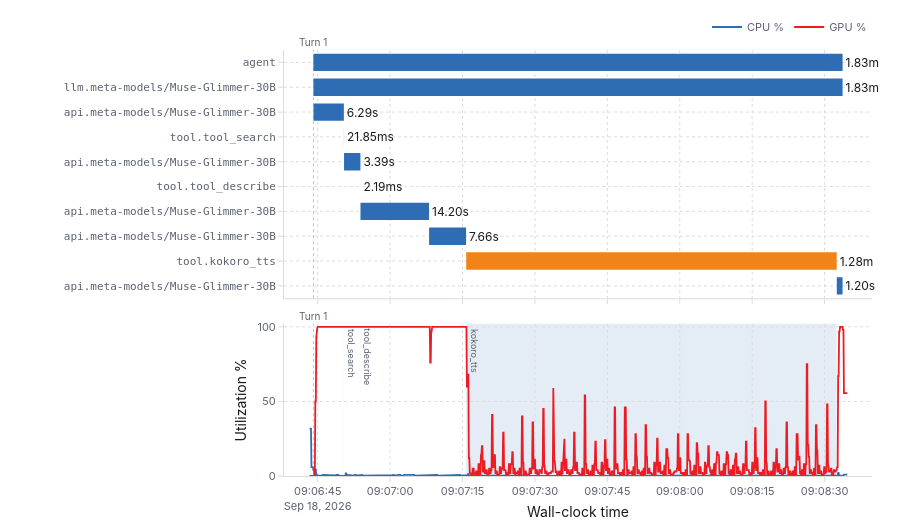

Write notebook code for a chart like this one.
### Code cell
import importlib, sys, os, logging, warnings

sys.path.insert(0, os.path.abspath("utils"))

logging.disable(logging.WARNING)   # mute Streamlit's "missing ScriptRunContext" etc.
warnings.filterwarnings("ignore")  # mute plotly/mlflow UserWarning/FutureWarning etc.

import hermes_profiler
importlib.reload(hermes_profiler)          # pick up edits without a kernel restart

SESSION_ID = None   # a run ID, or None to auto-fetch the latest session
hermes_profiler.show_session_overview(SESSION_ID)

logging.disable(logging.NOTSET)

### Figure 1 — Plotly figure (JSON) as saved in the notebook; plotly's stock layout.template omitted (floating-point values rounded to 4 significant figures; data arrays with more than 128 entries replaced by an {"elided": "..."} marker saying what was removed)
{"data": [{"base": ["2026-09-18T09:06:44.108645293", "2026-09-18T09:06:44.114442607", "2026-09-18T09:06:44.127159884", "2026-09-18T09:06:50.427272681", "2026-09-18T09:06:50.456385692", "2026-09-18T09:06:53.852177968", "2026-09-18T09:06:53.860706970", "2026-09-18T09:07:08.075181430", "2026-09-18T09:07:15.766415440", "2026-09-18T09:08:32.524536894"], "cliponaxis": false, "hoverinfo": "text", "hovertext": ["<b>agent</b><br>turn: 1<br>type: AGENT<br>start: 09:06:44.108<br>duration: 1.83m", "<b>llm.meta-models/Muse-Glimmer-30B</b><br>turn: 1<br>type: LLM<br>start: 09:06:44.114<br>duration: 1.83m", "<b>api.meta-models/Muse-Glimmer-30B</b><br>turn: 1<br>type: LLM<br>start: 09:06:44.127<br>duration: 6.29s", "<b>tool.tool_search</b><br>turn: 1<br>type: TOOL<br>start: 09:06:50.427<br>duration: 21.85ms", "<b>api.meta-models/Muse-Glimmer-30B</b><br>turn: 1<br>type: LLM<br>start: 09:06:50.456<br>duration: 3.39s", "<b>tool.tool_describe</b><br>turn: 1<br>type: TOOL<br>start: 09:06:53.852<br>duration: 2.19ms", "<b>api.meta-models/Muse-Glimmer-30B</b><br>turn: 1<br>type: LLM<br>start: 09:06:53.860<br>duration: 14.20s", "<b>api.meta-models/Muse-Glimmer-30B</b><br>turn: 1<br>type: LLM<br>start: 09:07:08.075<br>duration: 7.66s", "<b>tool.kokoro_tts</b><br>turn: 1<br>type: TOOL<br>start: 09:07:15.766<br>duration: 1.28m", "<b>api.meta-models/Muse-Glimmer-30B</b><br>turn: 1<br>type: LLM<br>start: 09:08:32.524<br>duration: 1.20s"], "marker": {"color": ["#2E6DB4", "#2E6DB4", "#2E6DB4", "#F08418", "#2E6DB4", "#F08418", "#2E6DB4", "#2E6DB4", "#F08418", "#2E6DB4"]}, "orientation": "h", "showlegend": false, "text": ["1.83m", "1.83m", "6.29s", "21.85ms", "3.39s", "2.19ms", "14.20s", "7.66s", "1.28m", "1.20s"], "textposition": "outside", "type": "bar", "x": [109600.0, 109600.0, 6290.0, 21.85, 3392.0, 2.19, 14200.0, 7664.0, 76750.0, 1197.0], "xaxis": "x", "y": [0, 1, 2, 3, 4, 5, 6, 7, 8, 9], "yaxis": "y"}, {"hovertemplate": "CPU %{y:.1f}%<br>%{x|%H:%M:%S.%L}<extra></extra>", "line": {"color": "#2E6DB4", "width": 1.8}, "mode": "lines", "name": "CPU %", "type": "scatter", "x": {"elided": "1115 str values"}, "xaxis": "x2", "y": {"elided": "1115 float values"}, "yaxis": "y2"}, {"hovertemplate": "GPU %{y:.1f}%<br>%{x|%H:%M:%S.%L}<extra></extra>", "line": {"color": "#ED1C24", "width": 1.8}, "mode": "lines", "name": "GPU %", "type": "scatter", "x": {"elided": "1115 str values"}, "xaxis": "x2", "y": {"elided": "1115 float values"}, "yaxis": "y2"}], "layout": {"annotations": [{"font": {"color": "#5B6270", "size": 9}, "showarrow": false, "text": "tool_search", "textangle": 90, "x": "2026-09-18T09:06:50.427272681", "xanchor": "left", "xref": "x2", "y": 100, "yanchor": "top", "yref": "y2"}, {"font": {"color": "#5B6270", "size": 9}, "showarrow": false, "text": "tool_describe", "textangle": 90, "x": "2026-09-18T09:06:53.852177968", "xanchor": "left", "xref": "x2", "y": 100, "yanchor": "top", "yref": "y2"}, {"font": {"color": "#5B6270", "size": 9}, "showarrow": false, "text": "kokoro_tts", "textangle": 90, "x": "2026-09-18T09:07:15.766415440", "xanchor": "left", "xref": "x2", "y": 100, "yanchor": "top", "yref": "y2"}, {"font": {"color": "#5B6270", "size": 10}, "showarrow": false, "text": "Turn 1", "x": "2026-09-18T09:06:44.108645293", "xanchor": "center", "xref": "x", "y": 1, "yanchor": "bottom", "yref": "y domain"}, {"font": {"color": "#5B6270", "size": 10}, "showarrow": false, "text": "Turn 1", "x": "2026-09-18T09:06:44.108645293", "xanchor": "center", "xref": "x2", "y": 1, "yanchor": "bottom", "yref": "y2 domain"}], "bargap": 0.3, "font": {"color": "#1A1A1A", "family": "-apple-system, BlinkMacSystemFont, \"Segoe UI\", Roboto, Helvetica, Arial, sans-serif", "size": 12}, "height": 520, "hoverlabel": {"bgcolor": "#FFFFFF", "bordercolor": "#D9DCE1", "font": {"color": "#1A1A1A", "size": 12}}, "hovermode": "x unified", "legend": {"bgcolor": "rgba(0,0,0,0)", "borderwidth": 0, "font": {"color": "#5B6270", "size": 11}, "orientation": "h", "x": 1, "xanchor": "right", "y": 1.02, "yanchor": "bottom"}, "margin": {"b": 44, "l": 284, "r": 28, "t": 48}, "paper_bgcolor": "#FFFFFF", "plot_bgcolor": "#FFFFFF", "shapes": [{"fillcolor": "rgba(46,109,180,0.13)", "layer": "below", "line": {"width": 0}, "opacity": 1, "type": "rect", "x0": "2026-09-18T09:06:50.427272681", "x1": "2026-09-18T09:06:50.449272681", "xref": "x2", "y0": 0, "y1": 1, "yref": "y2 domain"}, {"fillcolor": "rgba(240,132,24,0.15)", "layer": "below", "line": {"width": 0}, "opacity": 1, "type": "rect", "x0": "2026-09-18T09:06:53.852177968", "x1": "2026-09-18T09:06:53.862177968", "xref": "x2", "y0": 0, "y1": 1, "yref": "y2 domain"}, {"fillcolor": "rgba(46,109,180,0.13)", "layer": "below", "line": {"width": 0}, "opacity": 1, "type": "rect", "x0": "2026-09-18T09:07:15.766415440", "x1": "2026-09-18T09:08:32.512415440", "xref": "x2", "y0": 0, "y1": 1, "yref": "y2 domain"}, {"line": {"color": "rgba(120,120,120,0.45)", "dash": "dot", "width": 1}, "type": "line", "x0": "2026-09-18T09:06:44.108645293", "x1": "2026-09-18T09:06:44.108645293", "xref": "x", "y0": 0, "y1": 1, "yref": "y domain"}, {"line": {"color": "rgba(120,120,120,0.45)", "dash": "dot", "width": 1}, "type": "line", "x0": "2026-09-18T09:06:44.108645293", "x1": "2026-09-18T09:06:44.108645293", "xref": "x2", "y0": 0, "y1": 1, "yref": "y2 domain"}], "xaxis": {"anchor": "y", "domain": [0, 1], "gridcolor": "#D9DCE1", "griddash": "dot", "linecolor": "#D9DCE1", "matches": "x2", "showticklabels": false, "tickcolor": "#D9DCE1", "tickfont": {"color": "#5B6270", "size": 11}, "ticks": "outside", "type": "date", "zeroline": false}, "xaxis2": {"anchor": "y2", "domain": [0, 1], "gridcolor": "#D9DCE1", "griddash": "dot", "linecolor": "#D9DCE1", "tickcolor": "#D9DCE1", "tickfont": {"color": "#5B6270", "size": 11}, "ticks": "outside", "title": {"text": "Wall-clock time"}, "type": "date", "zeroline": false}, "yaxis": {"anchor": "x", "automargin": true, "autorange": "reversed", "domain": [0.4172, 1], "gridcolor": "#D9DCE1", "griddash": "dot", "linecolor": "#D9DCE1", "tickcolor": "#D9DCE1", "tickfont": {"color": "#5B6270", "family": "monospace", "size": 11}, "tickmode": "array", "ticks": "outside", "ticktext": ["agent", "    llm.meta-models/Muse-Glimmer-30B", "        api.meta-models/Muse-Glimmer-30B", "        tool.tool_search", "        api.meta-models/Muse-Glimmer-30B", "        tool.tool_describe", "        api.meta-models/Muse-Glimmer-30B", "        api.meta-models/Muse-Glimmer-30B", "        tool.kokoro_tts", "        api.meta-models/Muse-Glimmer-30B"], "tickvals": [0, 1, 2, 3, 4, 5, 6, 7, 8, 9], "zeroline": false}, "yaxis2": {"anchor": "x2", "domain": [0, 0.3572], "gridcolor": "#D9DCE1", "griddash": "dot", "linecolor": "#D9DCE1", "range": [0, 102], "tickcolor": "#D9DCE1", "tickfont": {"color": "#5B6270", "size": 11}, "ticks": "outside", "title": {"text": "Utilization %"}, "zeroline": false}}}
